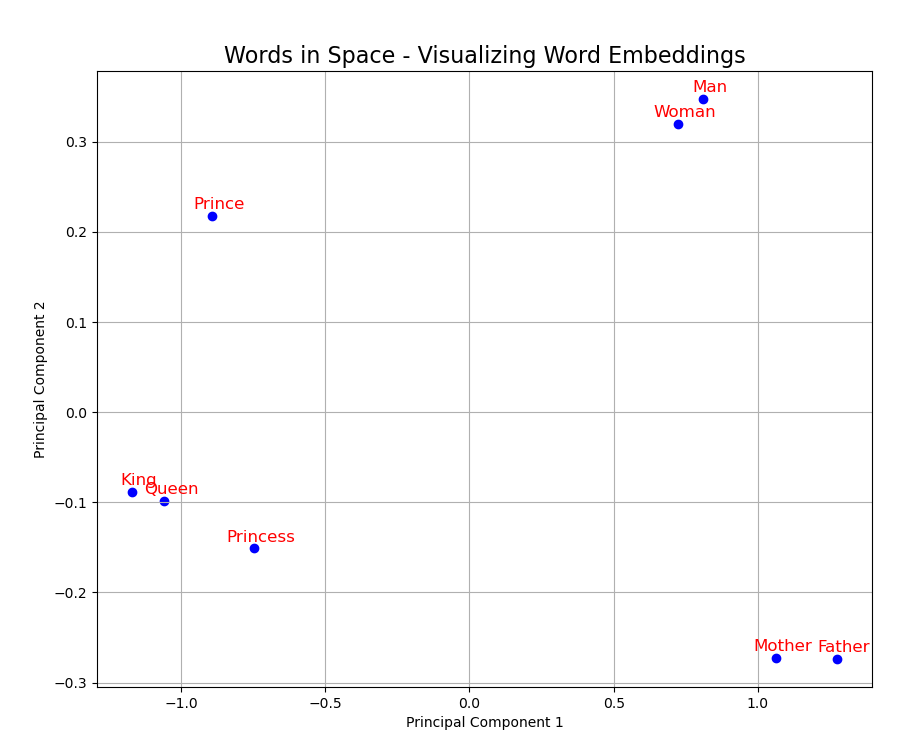

Here is the Python script that generated this plot:
import numpy as np
import matplotlib.pyplot as plt
from sklearn.decomposition import PCA

words = ["King", "Queen", "Man", "Woman", "Prince", "Princess", "Father", "Mother"]
embeddings = np.array([
    [1.0, 1.2, 0.8],   # King
    [0.9, 1.1, 0.7],   # Queen
    [1.1, -0.8, 0.5],  # Man
    [1.0, -0.7, 0.4],  # Woman
    [1.2, 0.9, 0.6],   # Prince
    [0.8, 0.8, 0.7],   # Princess
    [0.5, -1.2, 0.8],  # Father
    [0.6, -1.0, 0.9]   # Mother
])

# Reduce the dimensionality to 2D using PCA
pca = PCA(n_components=2)
reduced_embeddings = pca.fit_transform(embeddings)

# Plotting the words in 2D space
plt.figure(figsize=(10, 8))
plt.scatter(reduced_embeddings[:, 0], reduced_embeddings[:, 1], color='blue')

# Annotate each point with the corresponding word
for i, word in enumerate(words):
    plt.annotate(word, (reduced_embeddings[i, 0], reduced_embeddings[i, 1]),
                 textcoords="offset points", xytext=(5, 5), ha='center', fontsize=12, color='red')

# Add title and labels
plt.title("Words in Space - Visualizing Word Embeddings", fontsize=16)
plt.xlabel("Principal Component 1")
plt.ylabel("Principal Component 2")
plt.grid(True)
plt.show()
